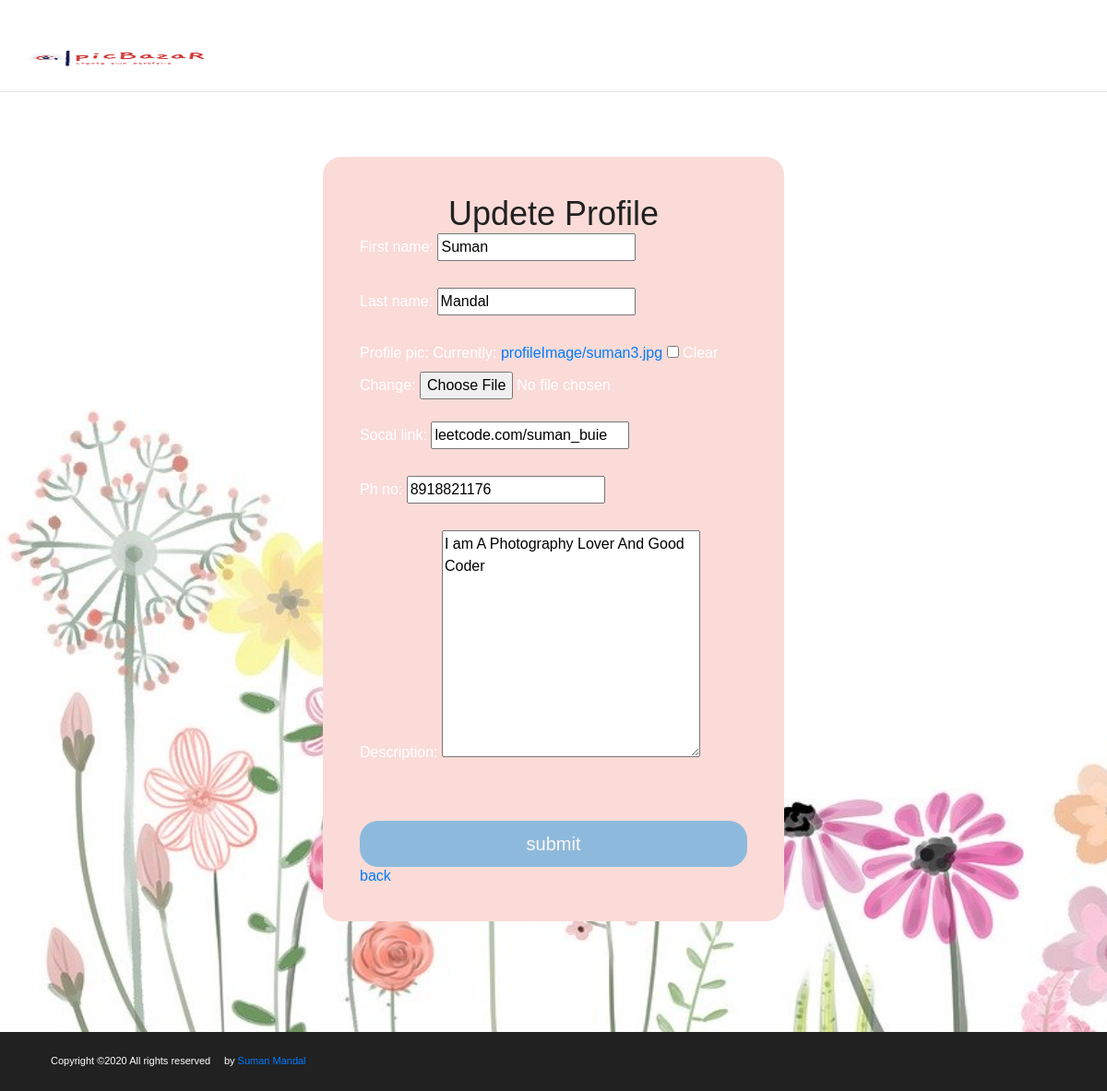
Page /imageapp/editprofile/2 (signed in) on the committed database.
### imageapp/models.py (models this page shows)
class UserProfile(models.Model):
	user = models.OneToOneField(to = User,on_delete = models.CASCADE)
	first_name = models.CharField(max_length = 30,null=True,blank=True)
	last_name = models.CharField(max_length = 30,null=True,blank=True)
	description = models.TextField(null=True,blank=True)
	profile_pic = models.ImageField(upload_to = 'profileImage//',null=True,blank=True)
	socal_link = models.CharField(max_length=100,null=True,blank=True)
	ph_no = models.CharField(max_length=10,null=True,blank=True)
	email = models.EmailField(null=True,blank=True)

### imageapp/views.py (the view)
# urls.py: path('editprofile/<int:pk>',views.ProfileUpdateView.as_view(success_url='/imageapp/home/')),
@method_decorator(login_required, name="dispatch")
class ProfileUpdateView(SuccessMessageMixin,UpdateView):
	template_name = 'editprofile.html'
	model  		  = UserProfile
	fields 		  = ['first_name','last_name','profile_pic','socal_link','ph_no','description']
	success_url = '/imageapp/home/'
	success_message = "profile updae successfully"

### templates/editprofile.html (shortened to what this page needs)
<!DOCTYPE html>
<html lang="en">
{% extends 'base.html' %}
{% load static %}
{% block content %}
<body style="background-image: url('/media/need/pic1.jpg');background-size: cover;font-family: Arial;">
  <div style="max-width:500px;background-color:#FADBD8 ;" class="wrap" >
    <h2>Updete Profile</h2>
    <form method="POST" enctype="multipart/form-data">
        {% for f in form %}
          {{f.label_tag}}     {{f}} {{f.errors|striptags}} <br> <br>
        {% endfor %}
    <input class="btn" type="submit" value="submit">
    <h6><a href="/imageapp/viewprofile/{{user.id}}">back</a></h6>
    </form>
  </div>
</body>
{% endblock %}

### static/css/style.css (style rules this page uses)
html, body { height: 100%; font-family: "Poppins", sans-serif; -webkit-font-smoothing: antialiased; font-smoothing: antialiased; }
h1, h2, h3, h4, h5, h6 { margin: 0; color: #212121; font-weight: 500; }
h2 { font-size: 36px; }
h6 { font-size: 16px; }

### static/css/signincss.css (style rules this page uses)
.wrap { max-width: 350px; border-radius: 20px; margin: auto; background-color: #17DABC; box-sizing: border-box; padding: 40px; color:#fff; margin-top: 70px; margin-bottom: 20px; }
textarea { max-width: 280px; max-height: auto; box-sizing: border-box; }
h2 { text-align: center; }
.btn { width: 100%; box-sizing: border-box; padding: 10px 0; margin-top: 30px; outline: none; border:none; background-color: #60adde; opacity: 0.7; border-radius: 20px; font-size: 20px; color: #fff; }

### rows in the picture
UserProfile: form "Suman" "Mandal" "leetcode.com/suman_buie" "8918821176" "I am A Photography Lover And Good Coder"

### other values in the picture
{{ f.label_tag }} "First name:" "Last name:" "Profile pic:" "Socal link:" "Ph no:" "Description:"
